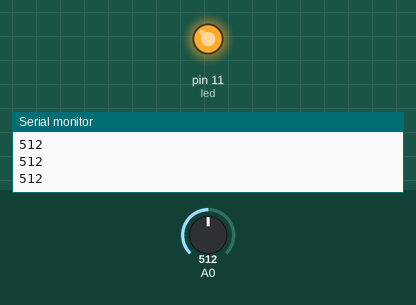
Bench run of a sketch on a simulated Arduino Uno, built with avr-gcc and run on an emulated ATmega328P. On the bench: output pins drawn as LEDs (lit = HIGH), the last lines printed to the serial monitor. The inputs (shaded band) are chosen by the test bench; at power-on: A0 = 512.

Above: at 1.3 s.
1.4 s: A0 set to 492
At 2.7 s:
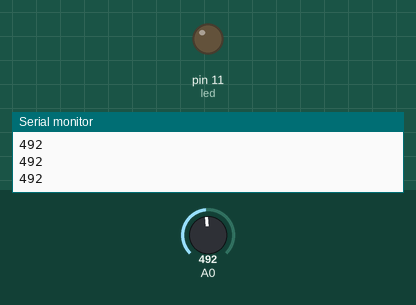
3.0 s: A0 set to 510
At 4.1 s:
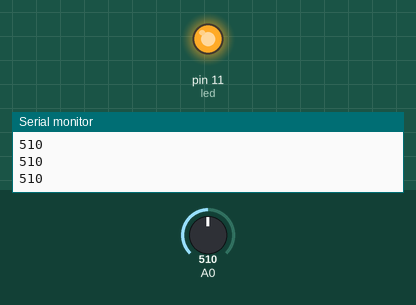
4.5 s: A0 set to 490
At 5.3 s:
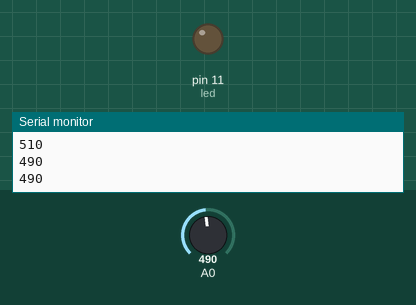
Timing chart, 0 to 7.5 s (numbered marks = the images above; inputs shaded):
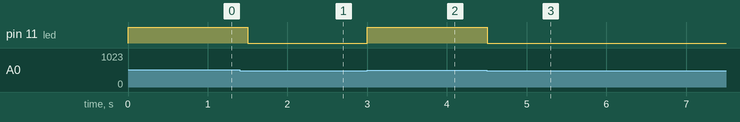

Measured:
- the behaviour switches between 501 and 500 on A0 (found by bisection; images 0 and 1)
- after the input at 1.4 s, pin 11 (led): HIGH → LOW after 0.10 s
- after the input at 3.0 s, pin 11 (led): LOW → HIGH at once
- after the input at 4.5 s, pin 11 (led): HIGH → LOW at once

The sketch:

analog_test2.ino
```cpp
int led = 11;
//가변저항테스트
void setup() {
  Serial.begin(9600);
}

void loop() {
  int inputVal = analogRead(A0);
  Serial.println(inputVal);
  //가변저항값이 500이 넘으면 led불이 켜지도록
  //500이하값이면 불이 꺼지도록
  if(inputVal > 500){
    analogWrite(led,255);
  }
  else{
    analogWrite(led,0);
  }
  delay(500);
}
```
